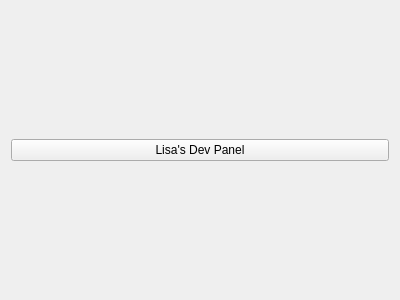
<?xml version="1.0" encoding="UTF-8"?>
<ui version="4.0">
 <class>Form</class>
 <widget class="QWidget" name="Form">
  <property name="geometry">
   <rect>
    <x>0</x>
    <y>0</y>
    <width>400</width>
    <height>300</height>
   </rect>
  </property>
  <property name="windowTitle">
   <string>Form</string>
  </property>
  <layout class="QGridLayout" name="gridLayout">
   <item row="0" column="0">
    <widget class="PyDMRelatedDisplayButton" name="devPanelLisa">
     <property name="toolTip">
      <string/>
     </property>
     <property name="text">
      <string>Lisa's Dev Panel</string>
     </property>
     <property name="filenames" stdset="0">
      <stringlist>
       <string>~/zacarias/devPanel/devPanelLisa.ui</string>
      </stringlist>
     </property>
    </widget>
   </item>
  </layout>
 </widget>
 <customwidgets>
  <customwidget>
   <class>PyDMRelatedDisplayButton</class>
   <extends>QPushButton</extends>
   <header>pydm.widgets.related_display_button</header>
  </customwidget>
 </customwidgets>
 <resources/>
 <connections/>
</ui>
